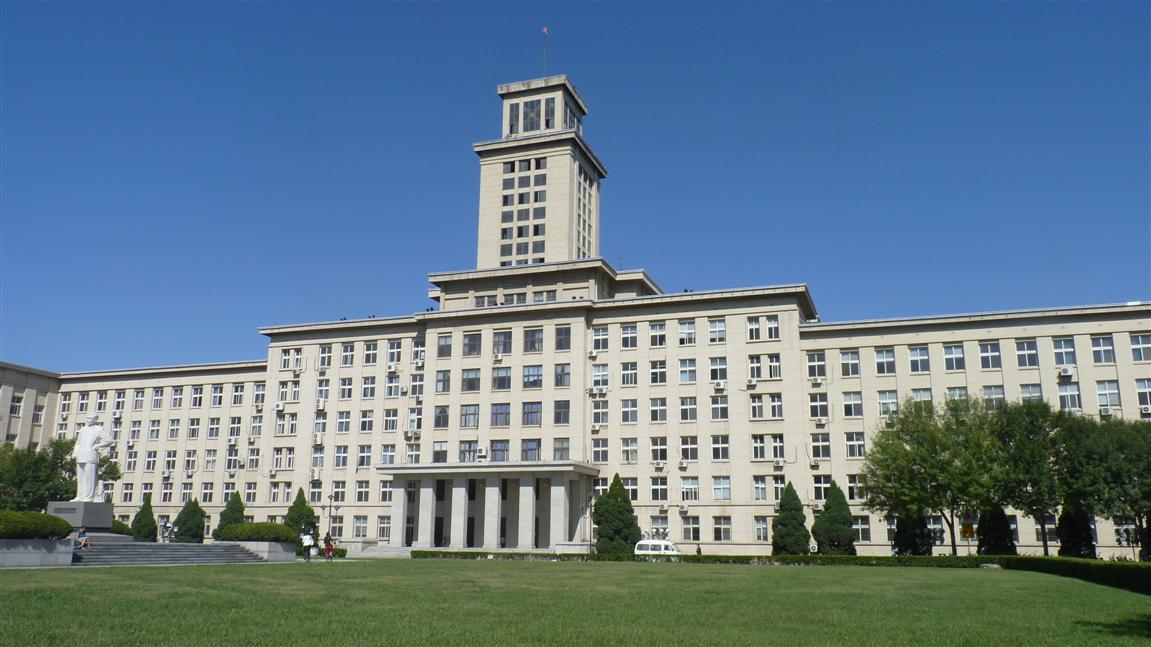
//> input picture 机器视觉技术/机器视觉实验 sfy/0519_2412526_史峰源_实验二/testimg.jpg, 1151 x 647 px
$ ./task2   (built with g++ and OpenCV 4)
//> lines starting //> are read from the running program, lines starting //| are printed output that depends on the picture; after the words box and inside, x2 and y2 are one past the last pixel; in counts of white or black regions, pixels touching at a corner belong together
#include <iostream>
#include <fstream>
#include "opencv2/opencv.hpp"
#include "opencv2/imgproc/imgproc.hpp"
#include "opencv2/highgui/highgui.hpp"
#include <stdio.h>
using namespace cv;
using namespace std;

Mat myHist(Mat img)
{
	Mat Hist;

    int H[256]={0};
    for(int m=0;m<img.rows;m++){
        for(int n=0;n<img.cols;n++){
            int val = img.at<uchar>(m, n);
            H[val] = H[val] + 1;
        }
    }
    int max_val = 0;
    for (int i = 0; i < 256; i++)
    {
        if (H[i] > max_val)
        {
            max_val = H[i];
        }
    }

    int hist_w = 512;
    int hist_h = 400;
    int bin_w = cvRound((double)hist_w / 256);
    Hist=Mat(hist_h, hist_w, CV_8UC3, Scalar(255, 255, 255));

    for (int i = 0; i < 256; i++)
    {
        int intensity = cvRound((double)H[i] / max_val * hist_h);

        line(Hist,
             Point(bin_w * i, hist_h),
             Point(bin_w * i, hist_h - intensity),
             Scalar(0, 0, 0),
             2, 8, 0);
    }
    return Hist;

}

void main()
{
	Mat input = imread("../testimg.jpg");
//> input is the input picture: 647 rows x 1151 cols, CV_8UC3; mean B, G, R 141.3, 123.7, 99.5

	Mat gray;
	//彩色图转为灰度图
	cvtColor(input, gray, COLOR_BGR2GRAY);
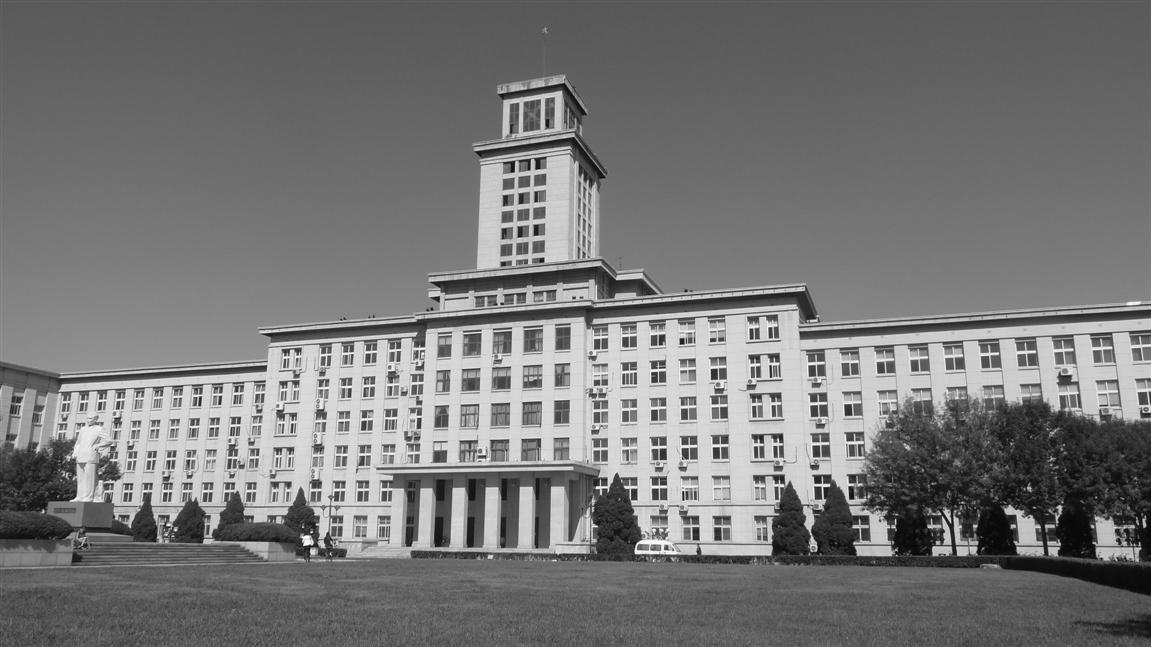
//> gray: 647 rows x 1151 cols, CV_8UC1; min 0, max 255, mean 118.4

	//直方图绘制，需编程实现
	Mat Hist = myHist(gray);
//> after the loop in myHist, `for(int m=0;m<img.rows;m++)`: H = 256 values, max 16576 at index 92, min 1 at index 0, mean 2909
//> the loop in myHist, `for (int i = 0; i < 256; i++)` made 256 passes
//> max_val on passes 1, 2, 5, 7, 8, 9, 10, 11, 12, 13, 14, 17: 1, 17, 23, 48, 85, 151, 397, 494, 625, 668, 715, 735
//> after the loop in myHist, `for (int i = 0; i < 256; i++)`: max_val = 16576
//> the loop in myHist, `for (int i = 0; i < 256; i++)` made 256 passes
//> intensity on passes 1 to 3: 0, 0, 0
//> after the loop in myHist, `for (int i = 0; i < 256; i++)`:
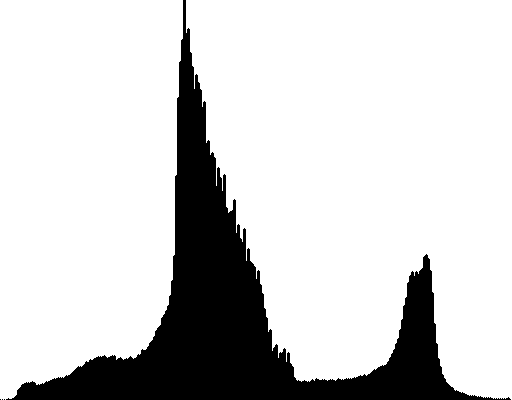
//> Hist: 400 rows x 512 cols, CV_8UC3; 82% white; 4 black regions (3 under 20 px), largest, box (x1, y1, x2, y2) and area: (6, 0, 511, 400) 36911

	imshow("Hist", Hist);
	waitKey(0);
}
